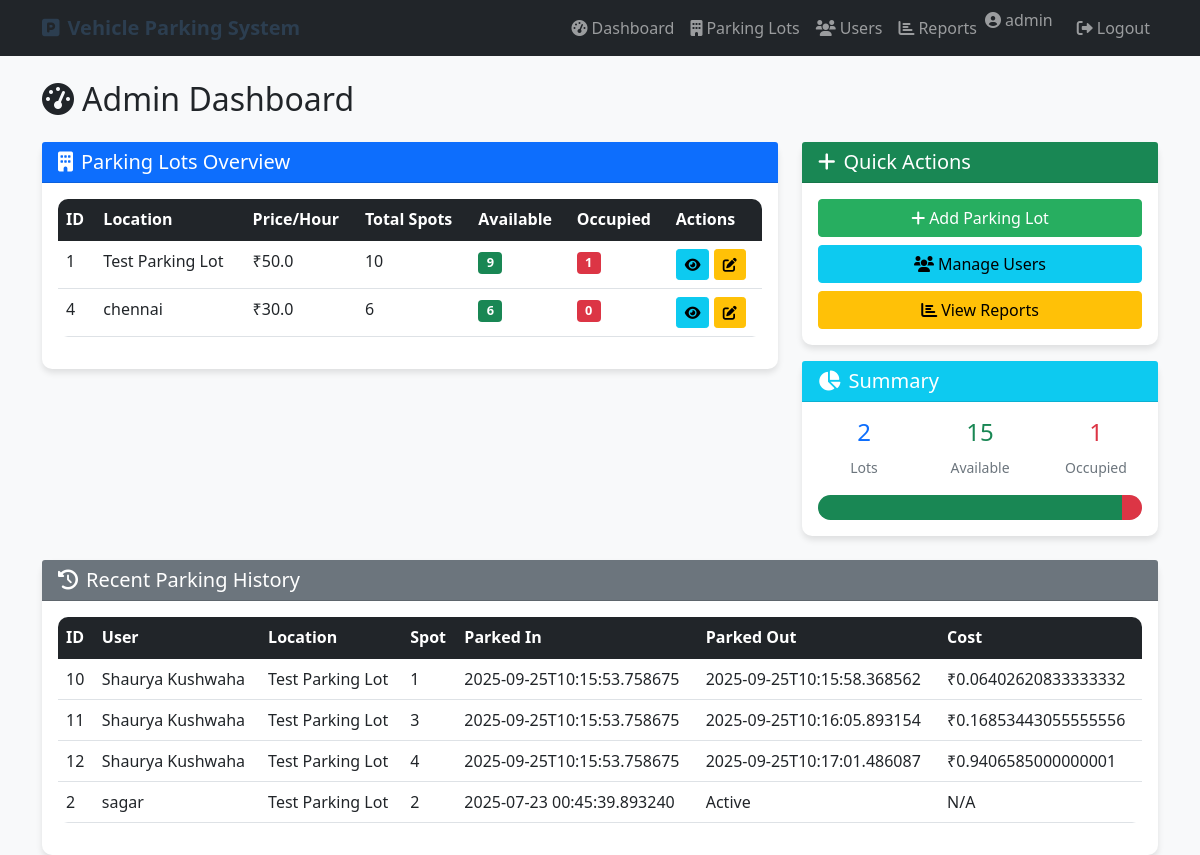
The page /admin/dashboard (signed in) on the database its author committed.
### tables this page shows
CREATE TABLE parking_lots (
            id INTEGER PRIMARY KEY AUTOINCREMENT,
            prime_location_name TEXT NOT NULL,
            price REAL NOT NULL,
            address TEXT NOT NULL,
            pin_code TEXT NOT NULL,
            maximum_number_of_spots INTEGER NOT NULL
        );

CREATE TABLE reservations (
            id INTEGER PRIMARY KEY AUTOINCREMENT,
            spot_id INTEGER NOT NULL,
            user_id INTEGER NOT NULL,
            vehicle_number TEXT NOT NULL,
            parking_timestamp DATETIME NOT NULL,
            leaving_timestamp DATETIME,
            parking_cost REAL,
            status TEXT DEFAULT 'active',
            FOREIGN KEY (spot_id) REFERENCES parking_spots (id),
            FOREIGN KEY (user_id) REFERENCES users (id)
        );

CREATE TABLE users (
            id INTEGER PRIMARY KEY AUTOINCREMENT,
            username TEXT UNIQUE NOT NULL,
            email TEXT UNIQUE NOT NULL,
            password TEXT NOT NULL,
            full_name TEXT NOT NULL,
            address TEXT,
            pin_code TEXT,
            mobile TEXT,
            role TEXT DEFAULT 'user'
        );

CREATE TABLE parking_spots (
            id INTEGER PRIMARY KEY AUTOINCREMENT,
            lot_id INTEGER NOT NULL,
            status TEXT DEFAULT 'A',
            FOREIGN KEY (lot_id) REFERENCES parking_lots (id)
        );

### controllers/admin_controller.py (the view)
    def decorated_function(*args, **kwargs):
        if 'role' not in session or session['role'] != 'admin':
            flash('Access denied. Admin privileges required.', 'error')
            return redirect(url_for('login'))
        return f(*args, **kwargs)

### controllers/admin_controller.py (called while the page is built)
def admin_required(f):
    def decorated_function(*args, **kwargs):
        if 'role' not in session or session['role'] != 'admin':
            flash('Access denied. Admin privileges required.', 'error')
            return redirect(url_for('login'))
        return f(*args, **kwargs)
    decorated_function.__name__ = f.__name__
    return decorated_function

### templates/admin/dashboard.html (shortened to what this page needs)
{% extends "base.html" %}
{% block content %}
<div class="row">
    <div class="col-12">
        <h2 class="mb-4">
            <i class="fas fa-tachometer-alt me-2"></i>Admin Dashboard
        </h2>
    </div>
</div>
<div class="row">
    <div class="col-md-8">
        <div class="card">
            <div class="card-header bg-primary text-white">
                <h5 class="mb-0">
                    <i class="fas fa-building me-2"></i>Parking Lots Overview
                </h5>
            </div>
            <div class="card-body">
                {% if parking_lots %}
                    <div class="table-responsive">
                        <table class="table table-hover">
                            <thead class="table-dark">
                                <tr>
                                    <th>ID</th>
                                    <th>Location</th>
                                    <th>Price/Hour</th>
                                    <th>Total Spots</th>
                                    <th>Available</th>
                                    <th>Occupied</th>
                                    <th>Actions</th>
                                </tr>
                            </thead>
                            <tbody>
                                {% for lot in parking_lots %}
                                <tr>
                                    <td>{{ lot[0] }}</td>
                                    <td>{{ lot[1] }}</td>
                                    <td>₹{{ lot[2] }}</td>
                                    <td>{{ lot[6] or 0 }}</td>
                                    <td>
                                        <span class="badge bg-success">{{ lot[7] or 0 }}</span>
                                    </td>
                                    <td>
                                        <span class="badge bg-danger">{{ lot[8] or 0 }}</span>
                                    </td>
                                    <td>
                                        <a href="{{ url_for('admin.view_parking_spots', lot_id=lot[0]) }}"
                                           class="btn btn-sm btn-info">
                                            <i class="fas fa-eye"></i>
                                        </a>
                                        <a href="{{ url_for('admin.edit_parking_lot', lot_id=lot[0]) }}"
                                           class="btn btn-sm btn-warning">
                                            <i class="fas fa-edit"></i>
                                        </a>
                                    </td>
                                </tr>
                                {% endfor %}
                            </tbody>
                        </table>
                    </div>
                {% endif %}
            </div>
        </div>
    </div>
    <div class="col-md-4">
        <div class="card">
            <div class="card-header bg-success text-white">
                <h5 class="mb-0">
                    <i class="fas fa-plus me-2"></i>Quick Actions
                </h5>
            </div>
            <div class="card-body">
                <div class="d-grid gap-2">
                    <a href="{{ url_for('admin.add_parking_lot') }}" class="btn btn-success">
                        <i class="fas fa-plus me-1"></i>Add Parking Lot
                    </a>
                    <a href="{{ url_for('admin.admin_users') }}" class="btn btn-info">
                        <i class="fas fa-users me-1"></i>Manage Users
                    </a>
                    <a href="{{ url_for('admin.admin_reports') }}" class="btn btn-warning">
                        <i class="fas fa-chart-bar me-1"></i>View Reports
                    </a>
                </div>
            </div>
        </div>
        <div class="card mt-3">
            <div class="card-header bg-info text-white">
                <h5 class="mb-0">
                    <i class="fas fa-chart-pie me-2"></i>Summary
                </h5>
            </div>
            <div class="card-body">
                {% if parking_lots %}
                    {% set total_spots = parking_lots | sum(attribute=6) or 0 %}
                    {% set total_available = parking_lots | sum(attribute=7) or 0 %}
                    {% set total_occupied = parking_lots | sum(attribute=8) or 0 %}
                    <div class="row text-center">
                        <div class="col-4">
                            <h4 class="text-primary">{{ parking_lots | length }}</h4>
                            <small class="text-muted">Lots</small>
                        </div>
                        <div class="col-4">
                            <h4 class="text-success">{{ total_available }}</h4>
                            <small class="text-muted">Available</small>
                        </div>
                        <div class="col-4">
                            <h4 class="text-danger">{{ total_occupied }}</h4>
                            <small class="text-muted">Occupied</small>
                        </div>
                    </div>
                    <div class="progress mt-3">
                        {% if total_spots > 0 %}
                            <div class="progress-bar bg-success" style="width: {{ (total_available / total_spots * 100) | round(1) }}%"></div>
                            <div class="progress-bar bg-danger" style="width: {{ (total_occupied / total_spots * 100) | round(1) }}%"></div>
                        {% endif %}
                    </div>
                {% else %}
                    <p class="text-muted text-center">No data available</p>
                {% endif %}
            </div>
        </div>
    </div>
</div>
<div class="row mt-4">
    <div class="col-12">
        <div class="card">
            <div class="card-header bg-secondary text-white">
                <h5 class="mb-0">
                    <i class="fas fa-history me-2"></i>Recent Parking History
                </h5>
            </div>
            <div class="card-body">
                {% if recent_history %}
                    <div class="table-responsive">
                        <table class="table table-hover">
                            <thead class="table-dark">
                                <tr>
                                    <th>ID</th>
                                    <th>User</th>
                                    <th>Location</th>
                                    <th>Spot</th>
                                    <th>Parked In</th>
                                    <th>Parked Out</th>
                                    <th>Cost</th>
                                </tr>
                            </thead>
                            <tbody>
                                {% for record in recent_history %}
                                <tr>
                                    <td>{{ record[0] }}</td>
                                    <td>{{ record[1] }}</td>
                                    <td>{{ record[2] }}</td>
                                    <td>{{ record[3] }}</td>
                                    <td>{{ record[4] }}</td>
                                    <td>{{ record[5] or 'Active' }}</td>
                                    <td>{{ '₹' + record[6] | string if record[6] else 'N/A' }}</td>
                                </tr>
                                {% endfor %}
                            </tbody>
                        </table>
                    </div>
                {% else %}
                    <div class="text-center py-4">
                        <i class="fas fa-history fa-3x text-muted mb-3"></i>
                        <h5 class="text-muted">No parking history</h5>
                        <p class="text-muted">Parking history will appear here once users start booking spots.</p>
                    </div>
                {% endif %}
            </div>
        </div>
    </div>
</div>
{% endblock %}

### static/css/style.css (style rules this page uses)
body { background-color: #f8f9fa; }
.card { box-shadow: 0 4px 6px rgba(0, 0, 0, 0.1); border: none; border-radius: 10px; transition: transform 0.2s ease-in-out; }
.btn-success { background-color: #27ae60; border-color: #27ae60; }
.table { border-radius: 10px; overflow: hidden; }
.progress { height: 25px; border-radius: 15px; }
.progress-bar { line-height: 25px; font-weight: bold; }
.badge { font-size: 0.8em; }
.card { animation: fadeIn 0.5s ease-in-out; }

### templates/base.html (style rules this page uses)
.card { box-shadow: 0 4px 6px rgba(0, 0, 0, 0.1); border: none; border-radius: 10px; }
.table { border-radius: 10px; overflow: hidden; }

### rows shown on the page
parking_lots: id "1", prime_location_name "Test Parking Lot", price "50.0", maximum_number_of_spots "10", lot "9"
parking_lots: id "4", prime_location_name "chennai", price "30.0", maximum_number_of_spots "6", lot "0"
reservations: id "10", full_name "Shaurya Kushwaha", prime_location_name "Test Parking Lot", record "1", parking_timestamp "2025-09-25T10:15:53.758675", leaving_timestamp "2025-09-25T10:15:58.368562", parking_cost "₹0.06402620833333332"
reservations: id "11", full_name "Shaurya Kushwaha", prime_location_name "Test Parking Lot", record "3", parking_timestamp "2025-09-25T10:15:53.758675", leaving_timestamp "2025-09-25T10:16:05.893154", parking_cost "₹0.16853443055555556"
reservations: id "12", full_name "Shaurya Kushwaha", prime_location_name "Test Parking Lot", record "4", parking_timestamp "2025-09-25T10:15:53.758675", leaving_timestamp "2025-09-25T10:17:01.486087", parking_cost "₹0.9406585000000001"
reservations: id "2", full_name "sagar", prime_location_name "Test Parking Lot", record "2", parking_timestamp "2025-07-23 00:45:39.893240", status "Active", value "N/A"

### other values the page prints
{{ session.username }} "admin"
{{ parking_lots | length }} "2"
{{ total_available }} "15"
{{ total_occupied }} "1"
